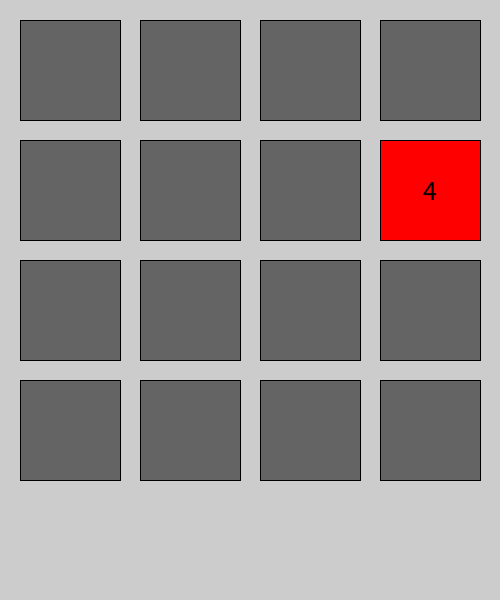
Frame 1 (no input)
Frame 60 (the mouse pressed at the canvas centre just before this capture): identical to frame 1, image omitted
Frame 120 (the mouse held since frame 60 and released just before this capture): identical to frame 1, image omitted

The Processing sketch that drew this single still picture (run headless with seeded random() and noise(); from frame 60 on, the mouse is pressed at the canvas centre):

// Processing sketch: a7
// ── a7.pde
import java.util.ArrayList;
Board board;

void setup() {
  size(500,600);
  board = new Board();
}

void draw() {
 board.display();
}


void keyPressed() {
  if (keyCode == UP){
    board.up();
    board.newBlock();
  } else if (keyCode == DOWN) {
    board.down();
    board.newBlock();
  } else if (keyCode == LEFT) {
    board.left();
    board.newBlock();
  } else if (keyCode == RIGHT) {
    board.right();
    board.newBlock();
  }
  
}

// ── Block.pde

class Block{
  float w,h,x,y;
  int value;
  color c;
  
  Block(float x, float y, int value){
    this.w = 100;
    this.h = 100;
    this.x = x;
    this.y = y;
    this.value = value;
    this.c = color(255,0,0);
  }
  
  void display() {
    fill(c);
    rect(x,y,w,h);
    fill(0);
    textSize(28);
    textAlign(CENTER, CENTER);
    text(str(value),x+50,y+50);
  }
  
}

// ── Board.pde

class Board {
  Block[][] gameBoard = {{null,null,null,null},{null,null,null,null},{null,null,null,null},{null,null,null,null}};;
  ArrayList<Block> unusedBlocks = new ArrayList<Block>();
  
  Board(){
    for (int b = 1; b <= 16; b++){
      int value = (1 +int(random(2))) * 2;
      unusedBlocks.add(new Block(0, 0, value)); 
    }
    gameBoard[int(random(4))][int(random(4))] = unusedBlocks.get(0);
    unusedBlocks.remove(0);
  }
  
  void up(){
    for (int i = 0; i < 4; i++){
      for (int j = 0; j <4; j++) {
        for (int k = 3; k > 0; k--){
          if (gameBoard[j][k] != null) {
            if (gameBoard[j][k-1] == null) {
              gameBoard[j][k-1] = gameBoard[j][k];
              gameBoard[j][k] = null;
            } else if (gameBoard[j][k].value == gameBoard[j][k-1].value) {
              merge(gameBoard[j][k],j, k, gameBoard[j][k-1], j, k-1);
            }
          }
        }
      }
    }
    display();
  }
  
  void down() {
    for (int i = 0; i < 4; i++){
      for (int j = 0; j < 4; j++) {
        for (int k = 0; k < 3; k++){
          if (gameBoard[j][k] != null) {
            if (gameBoard[j][k+1] == null) {
              gameBoard[j][k+1] = gameBoard[j][k];
              gameBoard[j][k] = null;
            } else if (gameBoard[j][k].value == gameBoard[j][k+1].value) {
              merge(gameBoard[j][k],j, k, gameBoard[j][k+1], j, k+1);
            }
          }
        }
      }
    }
    display();
  }
  
  void right() {
    for (int i = 0; i < 4; i++){
      for (int j = 0; j < 3; j++) {
        for (int k = 0; k < 4; k++){
          if (gameBoard[j][k] != null) {
            if (gameBoard[j+1][k] == null) {
              gameBoard[j+1][k] = gameBoard[j][k];
              gameBoard[j][k] = null;
            } else if (gameBoard[j][k].value == gameBoard[j+1][k].value) {
              merge(gameBoard[j][k],j, k, gameBoard[j+1][k], j+1, k);
            }
          }
        }
      }
    }
    display();
  }
  
  
  void left() {
   for (int i = 0; i < 4; i++){
      for (int j = 3; j > 0; j--) {
        for (int k = 0; k < 4; k++){
          if (gameBoard[j][k] != null) {
            if (gameBoard[j-1][k] == null) {
              gameBoard[j-1][k] = gameBoard[j][k];
              gameBoard[j][k] = null;
            } else if (gameBoard[j][k].value == gameBoard[j-1][k].value) {
              merge(gameBoard[j][k],j, k, gameBoard[j-1][k], j-1, k);
            }
          }
        }
      }
    }
    display();
  } 
  
  
  void newBlock() {
    boolean flag = false;
    if (unusedBlocks.size() != 0) {
      while (!flag){
        int x = int(random(4));
        int y = int(random(4));
        if (gameBoard[x][y] == null){
          gameBoard[x][y]  = unusedBlocks.get(0);
          unusedBlocks.remove(0);
          flag = true;
          }
      }
    } else {
      lost();
    }
  }
  
  
  void lost() {
    //test neighbors values for a match
  }
  
  void merge(Block del, int x1, int y1, Block add, int x2, int y2) {
    gameBoard[x1][y1].value = (1 +int(random(2))) * 2;
    unusedBlocks.add(gameBoard[x1][y1]);
    gameBoard[x1][y1] = null;
    gameBoard[x2][y2].value = gameBoard[x2][y2].value*2;
  }
  
  void display() {
    for (int i = 0; i < 4; i++) {
      for (int j = 0; j < 4; j++) {
        if (gameBoard[i][j] != null) {
          gameBoard[i][j].x = 20+120*i;
          gameBoard[i][j].y = 20+120*j;
          gameBoard[i][j].display();
        }
        else {
          fill(100);
          rect(20+120*i,20+120*j,100,100);
        }
      }
    }
  }
}

// ── Button.pde

class Button {
  
  float x, y, w, h;
  String text;
  color col;
  
  Button(float x, float y, String text) {
    this.col = color(0, 255, 0); 
    this.x = x;
    this.y = y;
    this.w = 150;
    this.h = 50;
    this.text = text;
    
  }
  
  void displayButton() {
    fill(col);
    stroke(5);
    rect(x, y, w, h);
    fill(0);
    textAlign(LEFT, TOP);
    textSize(20);
    text(text, x, y);
  }
    
  boolean isInside() {
    if (mouseX >= x && mouseX <= x+w && mouseY >= y && mouseY <= y+h){
      return true;
    }
    return false;
  }
  
  
  
  
}
